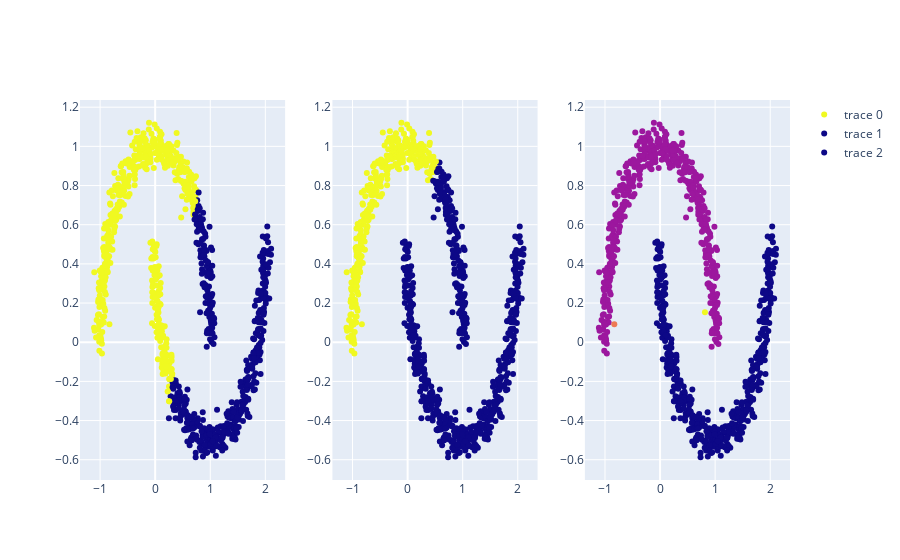

The notebook cell this image was saved under:
### Code cell
fig = make_subplots(rows = 1, cols = 3)
fig.add_scatter(x = X[:, 0],
                y = X[:, 1],
                mode = 'markers',
                marker_color = y_pre_kmeans, row = 1,
                col = 1)
fig.add_scatter(x = X[:, 0],
                y = X[:, 1],
                mode = 'markers',
                marker_color = y_pre_agg,
                row = 1, col = 2)
fig.add_scatter(x = X[:, 0],
                y = X[:, 1],
                mode = 'markers',
                marker_color = y_pre_dbs,
                row = 1, col = 3)

### Figure 1 — Plotly figure (JSON) as saved in the notebook; plotly's stock layout.template omitted (floating-point values rounded to 4 significant figures; data arrays with more than 128 entries replaced by an {"elided": "..."} marker saying what was removed)
{"data": [{"marker": {"color": {"elided": "1000 int values"}}, "mode": "markers", "type": "scatter", "x": {"elided": "1000 float values"}, "xaxis": "x", "y": {"elided": "1000 float values"}, "yaxis": "y"}, {"marker": {"color": {"elided": "1000 int values"}}, "mode": "markers", "type": "scatter", "x": {"elided": "1000 float values"}, "xaxis": "x2", "y": {"elided": "1000 float values"}, "yaxis": "y2"}, {"marker": {"color": {"elided": "1000 int values"}}, "mode": "markers", "type": "scatter", "x": {"elided": "1000 float values"}, "xaxis": "x3", "y": {"elided": "1000 float values"}, "yaxis": "y3"}], "layout": {"xaxis": {"anchor": "y", "domain": [0, 0.2889]}, "xaxis2": {"anchor": "y2", "domain": [0.3556, 0.6444]}, "xaxis3": {"anchor": "y3", "domain": [0.7111, 1]}, "yaxis": {"anchor": "x", "domain": [0, 1]}, "yaxis2": {"anchor": "x2", "domain": [0, 1]}, "yaxis3": {"anchor": "x3", "domain": [0, 1]}}}
